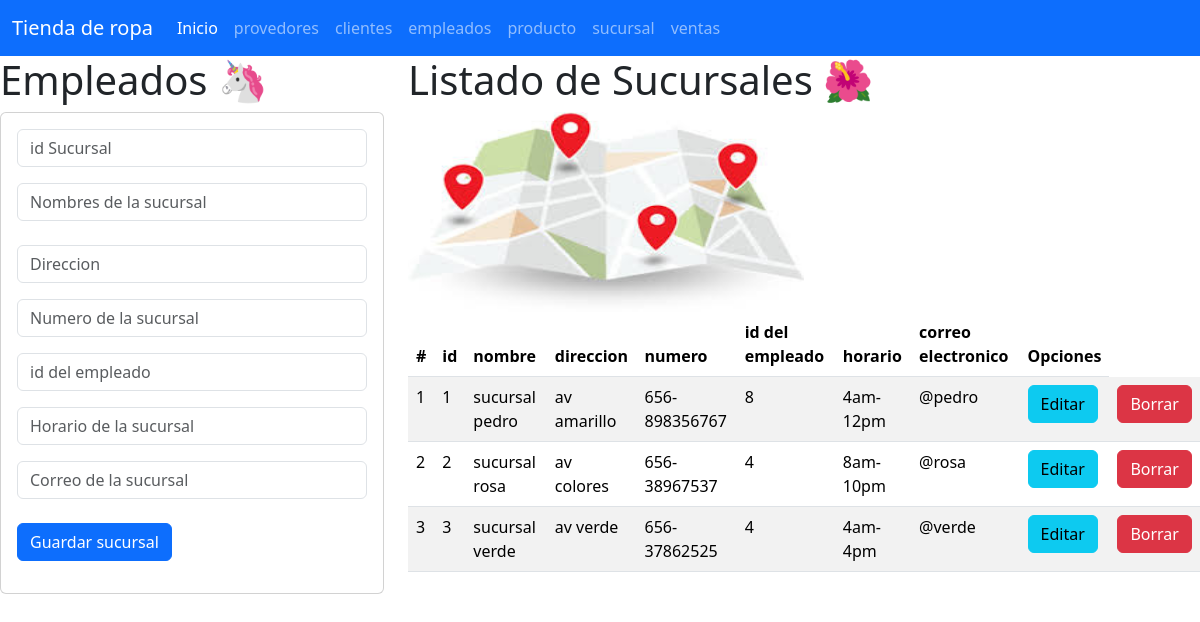
Screenshot of /sucursal with the database file from the repository.
### sucursal_app/models.py (models this page shows, shortened)
class Sucursal(models.Model):
    id=models.PositiveSmallIntegerField(primary_key=True)
    nombre=models.CharField(max_length=15)
    direccion=models.CharField(max_length=50)
    numero=models.CharField(max_length=50)
    idempleados=models.CharField(max_length=25)
    horario=models.CharField(max_length=100)
    correo=models.CharField(max_length=50)

### sucursal_app/views.py (the view)
# urls.py: path("sucursal", views.inicio_vistaSucursal,name="sucursal"),
def inicio_vistaSucursal(request):
    lassucursales=Sucursal.objects.all()
    return render(request,"gestionarsucursal.html",{"missucursales":lassucursales})

### sucursal_app/templates/gestionarsucursal.html
{% extends "base.html" %}
{% block cuerpo %}
{% load static %}
    <div class="row">
    <div class="col-sm-12 col-md-4 col-lg-4 cold-xl-4">
        <h1> Empleados 🦄</h1>
        <div class="card">
            <div class="card-body">
                <form action="registrarsucursal/" method="POST"> {% csrf_token %}
                    <div class="form-group">
                        <input type="text" id="txtid" name="txtid" class="form-control" placeholder="id Sucursal" minlength="1" maxlength="6" required>
                    </div>
                    <div class="form-group py-3">
                        <input type="text" id="txtnombre" name="txtnombre" class="form-control" placeholder="Nombres de la sucursal"  maxlength="50" required>
                    </div>
                    <div class="form-group py-2">
                        <input type="text" id="txtdireccion" name="txtdireccion" class="form-control" placeholder="Direccion"  maxlength="50" required>
                    </div>
                    <div class="form-group py-2">
                        <input type="text" id="skznumero" name="skznumero" class="form-control" placeholder="Numero de la sucursal"  maxlength="50" required>
                    </div>
                    <div class="form-group py-2">
                        <input type="number" id="skzidempleados" name="skzidempleados" class="form-control" placeholder="id del empleado"  maxlength="25" required>
                    </div>
                    <div class="form-group py-2">
                        <input type="text" id="skzhorario" name="skzhorario" class="form-control" placeholder="Horario de la sucursal"  maxlength="100" required>
                    </div>
                    <div class="form-group py-2">
                        <input type="text" id="skzcorreo" name="skzcorreo" class="form-control" placeholder="Correo de la sucursal"  maxlength="50" required>
                    </div>
                    <div class="form-group py-2">
                        <div class="form-group py-2">
                            <button type="submit" class="btn btn-primary">Guardar sucursal</button>
                    </div>
                    </div>
                </form>
                </div>
            </div>
    </div>
    <div class="col-sm-12 col-md-8 col-lg-8 col-xl-8">
    <h1> Listado de Sucursales 🌺</h1>
    <img class="w-50" src="{% static 'img/sucursal.png' %}" alt="miriam" width="100" height="200">
    <table class="table table-striped">
        <thead>
            <tr>
                <th scope="col">#</th>
                <th scope="col">id</th>
                <th scope="col">nombre</th>
                <th scope="col">direccion</th>
                <th scope="col">numero</th>
                <th scope="col">id del empleado</th>
                <th scope="col">horario</th>
                <th scope="col">correo electronico</th>
                <th> Opciones</th>
            </tr>
            </thead>
            <tbody>
            {% for s in missucursales %}
            <tr>
                <td>
                    {{forloop.counter}}
                    <td> {{s.id}} </td>
                    <td> {{s.nombre}} </td>
                    <td> {{s.direccion}} </td>
                    <td> {{s.numero}} </td>
                    <td> {{s.idempleados}} </td>
                    <td> {{s.horario}} </td>
                    <td> {{s.correo}} </td>
                    <td> <a href="seleccionarsucursal/{{s.id}}" class="btn btn-info">Editar</a></td>
                    <td> <a href="borrarsucursal/{{s.id}}" class="btn btn-danger">Borrar</a></td>
                </td>
            </tr>
            {% endfor %}
            </tbody>
        </table>
    </div>
</div>
{% endblock  %}

### rows the page displays
Sucursal: id "1", nombre "sucursal pedro", direccion "av amarillo", numero "656-898356767", idempleados "8", horario "4am-12pm", correo "@pedro"
Sucursal: id "2", nombre "sucursal rosa", direccion "av colores", numero "656-38967537", idempleados "4", horario "8am-10pm", correo "@rosa"
Sucursal: id "3", nombre "sucursal verde", direccion "av verde", numero "656-37862525", idempleados "4", horario "4am-4pm", correo "@verde"
